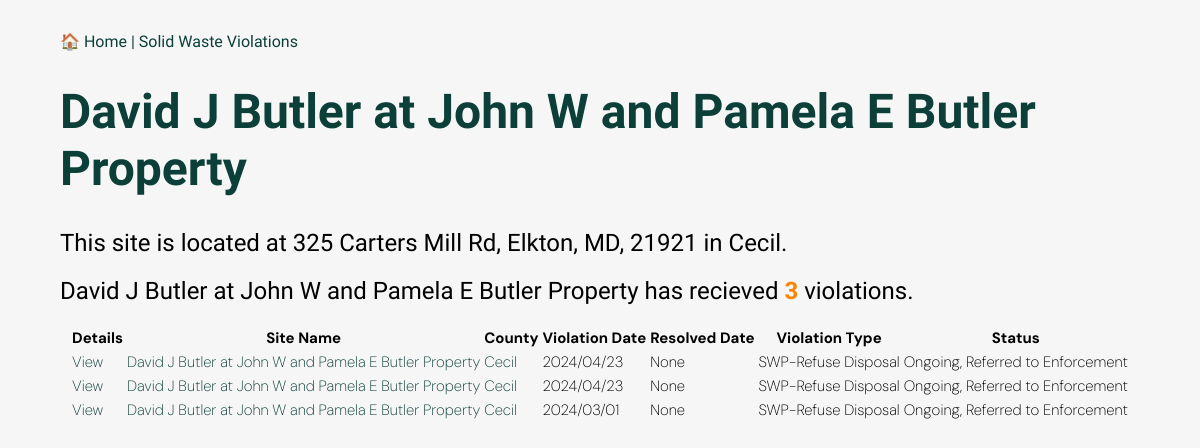
Before: /site/178962 with the older database file.
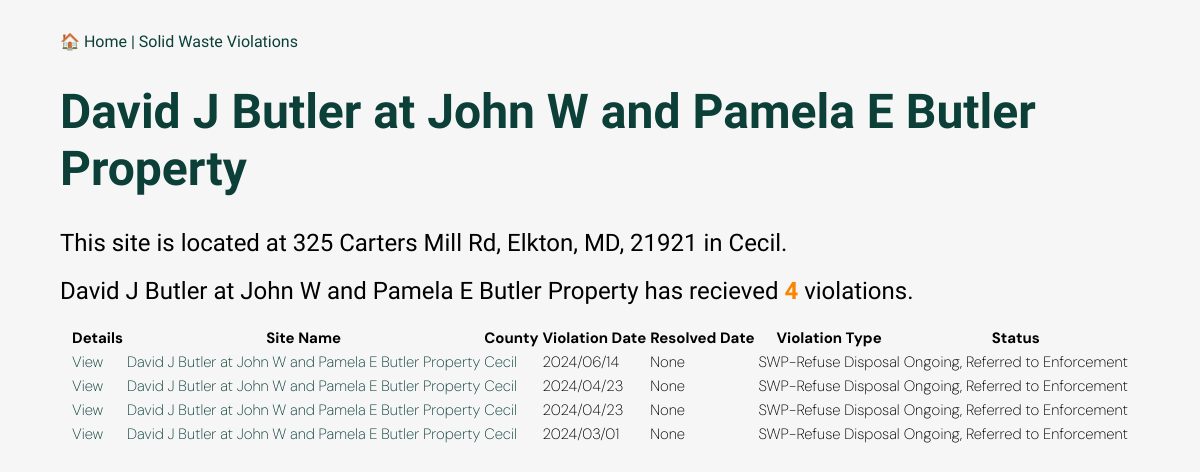
After: the same page with the newer database file.
### app.py (models this page shows)
class Violation(Model):
    site_no = CharField()
    site_name = CharField()
    street_address = CharField()
    city_state_zip = CharField()
    county = CharField()
    media = CharField()
    violation_date = DateTimeField()
    status = CharField()
    resolved_date = DateTimeField()
    violation = CharField()
    id = CharField(primary_key=True, unique=True)
    @property
    def county_obj(self):
        return County.get(County.county == self.county)
    class Meta:
        table_name = "violations"
        database = db

### app.py (the view)
@app.route("/site/<site_no>")
def site(site_no):
    template = 'site.html'
    site_number = Violation.get(Violation.site_no == site_no)
    total_violations = (Violation
                        .select()
                        .where(Violation.site_no == site_no)
                        .count())
    violation_list = Violation.select().where(
        Violation.site_no == site_no
    ).order_by(Violation.violation_date.desc())
    site_violation_count = violation_list.count()
    return render_template(template,
    site_name = site_number.site_name,
    street_address = site_number.street_address,
    county = site_number.county,
    city_state_zip = site_number.city_state_zip,
    violation_list = violation_list,
    site_violation_count = site_violation_count,
    )

### templates/site.html (shortened to what this page needs)
<!doctype html>
<html>
  <head>
    <link href="https://cdn.datatables.net/v/dt/dt-2.0.7/r-3.0.2/datatables.min.css" rel="stylesheet">
    <link rel="stylesheet" href="{{ url_for('static', filename='style.css') }}"">
  </head>
  <body>
      <div class="jumbotron">
        <div class="container">
          <nav class="navbar navbar-expand-lg navbar-dark bg-dark">
            <a class="navbar-brand" href="/">&#127968 Home | Solid Waste Violations</a>
          </nav>
          <h1>{{ site_name }}</h1>
          <h2>This site is located at {{ street_address }}, {{ city_state_zip }} in {{ county }}.</h2>
          <h2>{{ site_name }} has recieved <div class="total">{{ site_violation_count }}</div> violations.</h2>
          <table id="violations" class="display">
            <thead>
            <tr>
              <th>Details</th>
              <th>Site Name</th>
              <th>County</th>
              <th>Violation Date</th>
              <th>Resolved Date</th>
              <th>Violation Type</th>
              <th>Status</th>
          </tr>
        </thead>
        <tbody>
          {% for violation in violation_list %}
          <tr>
            <td><a href="{{ url_for('detail', id=violation.id) }}">View</a></td>
            <td><a href="{{ url_for('site', site_no=violation.site_no) }}">{{ violation.site_name }}</a></td>
            <td><a href="{{ url_for('county', slug=violation.county_obj.slug) }}">{{ violation.county }}</td>
            <td>{{ violation.violation_date if violation.violation_date not in ['', 'None'] else 'None' }}</td>
            <td>{{ violation.resolved_date if violation.resolved_date not in ['', 'None'] else 'None' }}</td>
            <td>{{ violation.media }}</td>
            <td>{{ violation.status }}</td>
          </tr>
          {% endfor %}
        </tbody>
        </table>
        </div>
      </div>
  </body>
</html>

### static/style.css (style rules this page uses)
table { font-size: 15px; font-family: 'DM Sans', sans-serif; font-weight: 200; table-layout: fixed; margin: auto; }
.container { width: 90%; margin: auto; overflow-x: auto; }
tr, td, th { border-color: #f2f2f2; box-sizing: border-box; }
body { margin: 0 auto; padding: 0; font-family: 'Raleway', sans-serif; background-color: #F6F6F6; max-width: 1200px; margin-top: 2em; margin-bottom: 1em; }
h1 { color: #0B3F38; font-size: 3em; }
.total { font-weight: bold; color: #fb8500; display: inline; }
a { text-decoration: none; color: #0B3F38; }
h1 { font-size: 3em; }
h2 { font-weight: normal; }

Changed rows visible on the page:
added Violation: site_name "David J Butler at John W and Pamela E Butler Property", county "Cecil", violation_date "2024/06/14", resolved_date "None", media "SWP-Refuse Disposal", status "Ongoing, Referred to Enforcement"
Other visible differences:
{{ site_violation_count }}: "3" → "4"
